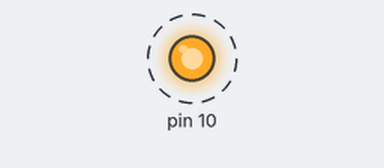
The sketch below on a simulated Arduino Uno, built with avr-gcc and run on an emulated ATmega328P. On the bench: output pins drawn as LEDs (lit = HIGH). Dashed ring = blinking.

Above: at 0.5 s.
Timing chart, 0 to 4.8 s (numbered marks = the images above):
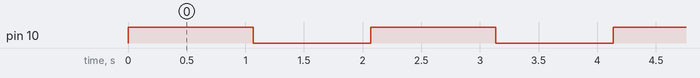

The sketch:

ir_burst.ino
```cpp
// (licence header left out)
#include <IRLib.h>

IRsend My_Sender;

void setup()
{
  Serial.begin(9600);
   pinMode(10, OUTPUT);
}

void loop() {
   digitalWrite(10, HIGH);
   My_Sender.send(SONY,0xa8bca, 20);
   delay(1000);
   //send code every 2 seconds
   //Sony DVD power A8BCA
   digitalWrite(10, LOW);
   delay(1000);
}
```

Measured:
- by itself, pin 10: alternates HIGH for 1.1 s and LOW for 1.0 s
